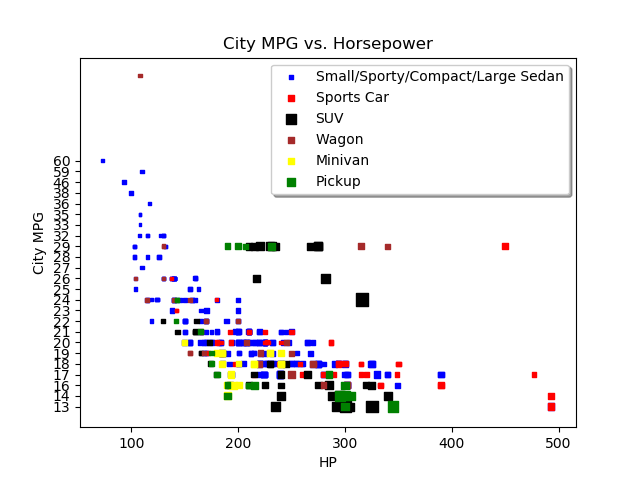

The Python source for this figure:
import matplotlib.pyplot as plt
import sys
import pandas as pd
import numpy as np

# city MPG vs Horsepower
# color for vehicle type
# size for weight (area proportional to weight


def main():
    #car_data = pd.read_csv('cars04.csv')
    car_data = pd.read_csv(sys.argv[1])
    car_data = car_data.reset_index()
    car_data = car_data[['Small/Sporty/ Compact/Large Sedan','Sports Car','SUV','Wagon', 'Minivan','Pickup','HP','City MPG','Weight']]
    car_data = car_data.rename(columns=lambda x:x.strip().replace(' ','_'))
    car_data = car_data.rename(columns=lambda x:x.strip().replace('/','_'))
    car_data = car_data.replace('*', np.nan)
    car_data = car_data.dropna(subset=['HP'])
    car_data = car_data.dropna(subset=['City_MPG'])
    car_data = car_data.dropna(subset=['Weight'])
    car_data = car_data.reset_index()

    small = car_data.drop(car_data[car_data.Small_Sporty__Compact_Large_Sedan < 1].index)
    small = small.reset_index()
    sport = car_data.drop(car_data[car_data.Sports_Car < 1].index)
    sport = sport.reset_index()
    suv = car_data.drop(car_data[car_data.SUV < 1].index)
    suv = suv.reset_index()
    wagon = car_data.drop(car_data[car_data.Wagon < 1].index)
    wagon = wagon.reset_index()
    minivan = car_data.drop(car_data[car_data.Minivan < 1].index)
    minivan = minivan.reset_index()
    pick = car_data.drop(car_data[car_data.Pickup < 1].index)
    pick = pick.reset_index()
    fig, ax = plt.subplots()
    ax.scatter(small['HP'], small['City_MPG'], s=[2**(float(n)/1000) for n in small['Weight']], c='blue', marker='s', label='Small/Sporty/Compact/Large Sedan')
    ax.scatter(sport['HP'], sport['City_MPG'], s=[2**(float(n)/1000) for n in sport['Weight']], c='red', marker='s', label='Sports Car')
    ax.scatter(suv['HP'], suv['City_MPG'], s=[2**(float(n)/1000) for n in suv['Weight']], c='black', marker='s', label='SUV')
    ax.scatter(wagon['HP'], wagon['City_MPG'], s=[2**(float(n)/1000) for n in wagon['Weight']], c='brown', marker='s', label='Wagon')
    ax.scatter(minivan['HP'], minivan['City_MPG'], s=[2**(float(n)/1000) for n in minivan['Weight']], c='yellow', marker='s', label='Minivan')
    ax.scatter(pick['HP'], pick['City_MPG'], s=[2**(float(n)/1000) for n in pick['Weight']], c='green', marker='s', label='Pickup')

    ax.set_xlabel('HP')
    ax.set_ylabel('City MPG')
    ax.set_title('City MPG vs. Horsepower')
    ax.legend(loc='upper right', shadow=True, markerscale=1)

    #plt.show()
    print(sys.argv[2])
    plt.savefig(sys.argv[2])


if __name__ == '__main__':
    main()
